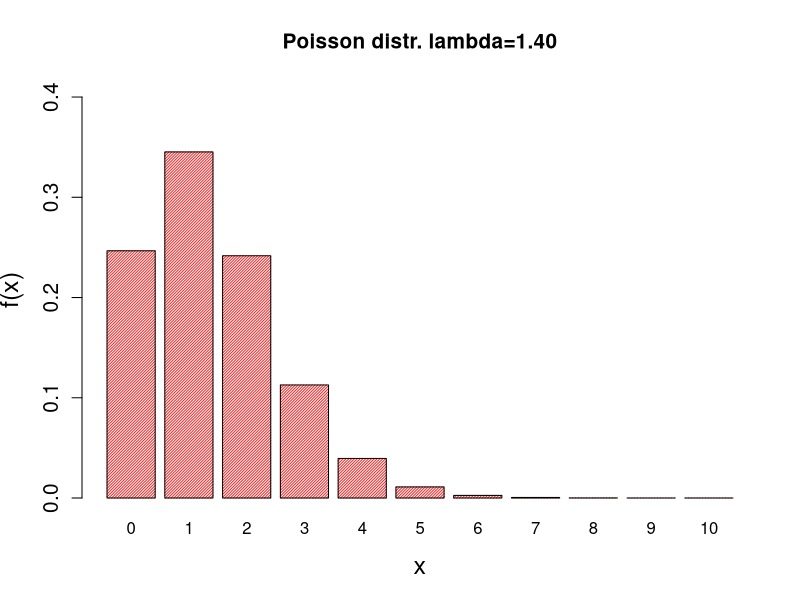
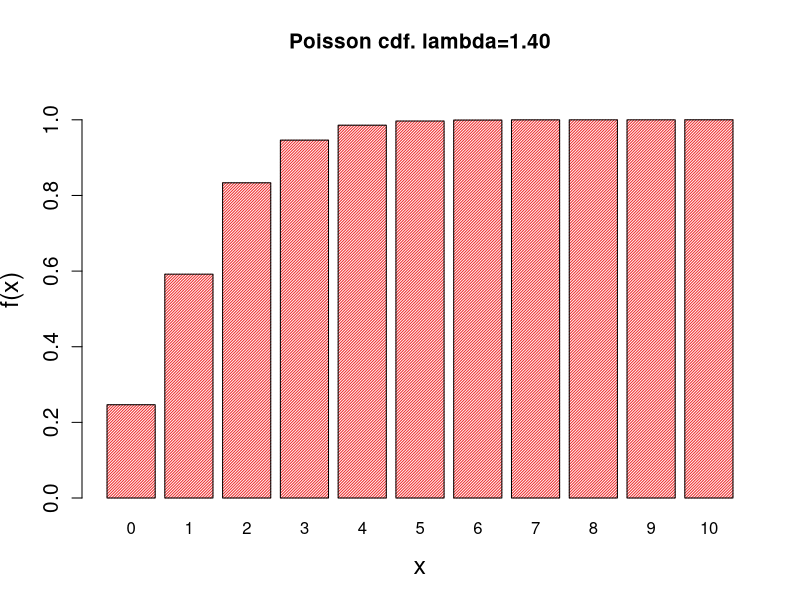
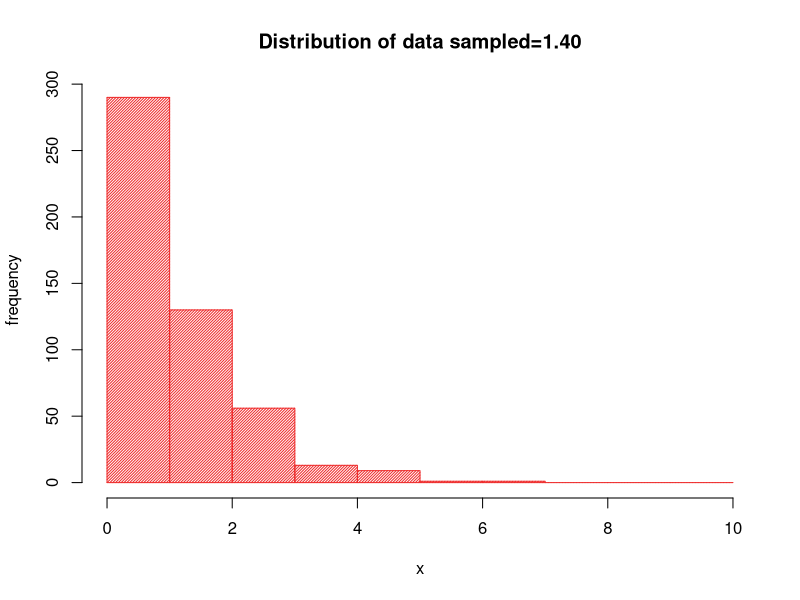

These figures' R source, in order: (Note: this script raises an error after producing the figures.)
## ---- chunk 1
lambda <- 1.4
x <- seq(0,10)
pois_pdf <- dpois(x,lambda) #pdf
pois_cdf <- ppois(x, lambda) #cdf

## ---- chunk 2
barplot(pois_pdf , names=x, col="firebrick2", xlab="x", ylab="f(x)", density=50, main = sprintf("Poisson distr. lambda=%.2f",lambda), ylim=c(0,0.415), cex.lab=1.5, cex.axis=1.25, cex.main=1.25, cex.sub=1.5)
#plot(x,pois_pdf,type="l")
print(pois_pdf)
## ---- chunk 3
barplot(pois_cdf , names=x, col="firebrick2", xlab="x", ylab="f(x)", density=50, main = sprintf("Poisson cdf. lambda=%.2f",lambda), ylim=c(0,1.1), cex.lab=1.5, cex.axis=1.25, cex.main=1.25, cex.sub=1.5)
#plot(x,pois_cdf,type="l")
## ---- chunk 4
mean = sum(pois_pdf*x)
std = sum(pois_pdf*(x**2)) - mean**2
cat("mean: ", mean, "\nstd: ", std, "\n")
## ---- chunk 5
sampled_data = rpois(500, lambda=lambda)
breaks = seq(0,10)
hist(sampled_data, col="firebrick2", xlab="x", ylab="frequency", density=50, breaks=breaks, main = sprintf("Distribution of data sampled=%.2f",lambda))

cat("mean sampled data: ", mean(sampled_data),"\nlambda: ", lambda,"\n")


## ---- chunk 6

#RICONTROLLARE####################################################


E0 <- 1
gamma <- 2.7

energy_distr <- function(E, E0, gamma) {

    if (E < E0) {
        return (1)
    }

    else if (E >= E0) {
       return ((E-E0+1)^(-gamma))
    }
}

integral <- integrate(energy_distr, E0 = E0, gamma = gamma, lower = -10 , upper = 10)

N <- 1 / integral

cat("Normalization factor: ", N)


#RICONTROLLARE####################################################


## ---- chunk 7

## ---- chunk 8

## ---- chunk 9

